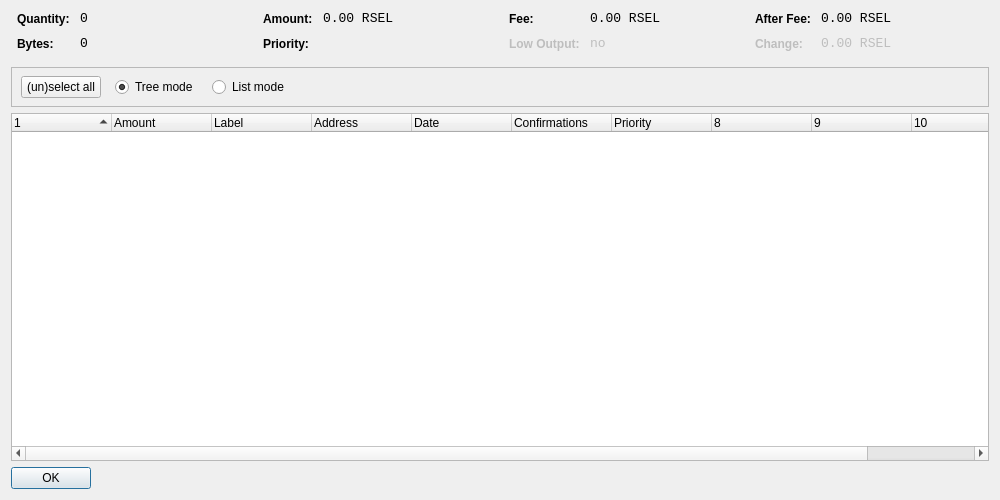
<?xml version="1.0" encoding="UTF-8"?>
<ui version="4.0">
 <class>CoinControlDialog</class>
 <widget class="QDialog" name="CoinControlDialog">
  <property name="geometry">
   <rect>
    <x>0</x>
    <y>0</y>
    <width>1000</width>
    <height>500</height>
   </rect>
  </property>
  <property name="windowTitle">
   <string>Coin Control</string>
  </property>
  <layout class="QVBoxLayout" name="verticalLayout">
   <item>
    <layout class="QHBoxLayout" name="horizontalLayoutTop" stretch="0,0,0,0">
     <property name="topMargin">
      <number>0</number>
     </property>
     <property name="bottomMargin">
      <number>10</number>
     </property>
     <item>
      <layout class="QFormLayout" name="formLayoutCoinControl1">
       <property name="horizontalSpacing">
        <number>10</number>
       </property>
       <property name="verticalSpacing">
        <number>10</number>
       </property>
       <property name="leftMargin">
        <number>6</number>
       </property>
       <property name="rightMargin">
        <number>6</number>
       </property>
       <item row="0" column="0">
        <widget class="QLabel" name="labelCoinControlQuantityText">
         <property name="styleSheet">
          <string notr="true">font-weight:bold;</string>
         </property>
         <property name="text">
          <string>Quantity:</string>
         </property>
        </widget>
       </item>
       <item row="0" column="1">
        <widget class="QLabel" name="labelCoinControlQuantity">
         <property name="font">
          <font>
           <family>Monospace</family>
           <pointsize>10</pointsize>
          </font>
         </property>
         <property name="cursor">
          <cursorShape>IBeamCursor</cursorShape>
         </property>
         <property name="contextMenuPolicy">
          <enum>Qt::ActionsContextMenu</enum>
         </property>
         <property name="text">
          <string notr="true">0</string>
         </property>
         <property name="textInteractionFlags">
          <set>Qt::LinksAccessibleByMouse|Qt::TextSelectableByKeyboard|Qt::TextSelectableByMouse</set>
         </property>
        </widget>
       </item>
       <item row="1" column="0">
        <widget class="QLabel" name="labelCoinControlBytesText">
         <property name="styleSheet">
          <string notr="true">font-weight:bold;</string>
         </property>
         <property name="text">
          <string>Bytes:</string>
         </property>
        </widget>
       </item>
       <item row="1" column="1">
        <widget class="QLabel" name="labelCoinControlBytes">
         <property name="font">
          <font>
           <family>Monospace</family>
           <pointsize>10</pointsize>
          </font>
         </property>
         <property name="cursor">
          <cursorShape>IBeamCursor</cursorShape>
         </property>
         <property name="contextMenuPolicy">
          <enum>Qt::ActionsContextMenu</enum>
         </property>
         <property name="text">
          <string notr="true">0</string>
         </property>
         <property name="textInteractionFlags">
          <set>Qt::LinksAccessibleByMouse|Qt::TextSelectableByKeyboard|Qt::TextSelectableByMouse</set>
         </property>
        </widget>
       </item>
      </layout>
     </item>
     <item>
      <layout class="QFormLayout" name="formLayoutCoinControl2">
       <property name="horizontalSpacing">
        <number>10</number>
       </property>
       <property name="verticalSpacing">
        <number>10</number>
       </property>
       <property name="leftMargin">
        <number>6</number>
       </property>
       <property name="rightMargin">
        <number>6</number>
       </property>
       <item row="0" column="0">
        <widget class="QLabel" name="labelCoinControlAmountText">
         <property name="styleSheet">
          <string notr="true">font-weight:bold;</string>
         </property>
         <property name="text">
          <string>Amount:</string>
         </property>
        </widget>
       </item>
       <item row="0" column="1">
        <widget class="QLabel" name="labelCoinControlAmount">
         <property name="font">
          <font>
           <family>Monospace</family>
           <pointsize>10</pointsize>
          </font>
         </property>
         <property name="cursor">
          <cursorShape>IBeamCursor</cursorShape>
         </property>
         <property name="contextMenuPolicy">
          <enum>Qt::ActionsContextMenu</enum>
         </property>
         <property name="text">
          <string notr="true">0.00 RSEL</string>
         </property>
         <property name="textInteractionFlags">
          <set>Qt::LinksAccessibleByMouse|Qt::TextSelectableByKeyboard|Qt::TextSelectableByMouse</set>
         </property>
        </widget>
       </item>
       <item row="1" column="0">
        <widget class="QLabel" name="labelCoinControlPriorityText">
         <property name="styleSheet">
          <string notr="true">font-weight:bold;</string>
         </property>
         <property name="text">
          <string>Priority:</string>
         </property>
        </widget>
       </item>
       <item row="1" column="1">
        <widget class="QLabel" name="labelCoinControlPriority">
         <property name="font">
          <font>
           <family>Monospace</family>
           <pointsize>10</pointsize>
          </font>
         </property>
         <property name="cursor">
          <cursorShape>IBeamCursor</cursorShape>
         </property>
         <property name="contextMenuPolicy">
          <enum>Qt::ActionsContextMenu</enum>
         </property>
         <property name="text">
          <string/>
         </property>
         <property name="textInteractionFlags">
          <set>Qt::LinksAccessibleByMouse|Qt::TextSelectableByKeyboard|Qt::TextSelectableByMouse</set>
         </property>
        </widget>
       </item>
      </layout>
     </item>
     <item>
      <layout class="QFormLayout" name="formLayoutCoinControl3">
       <property name="horizontalSpacing">
        <number>10</number>
       </property>
       <property name="verticalSpacing">
        <number>10</number>
       </property>
       <property name="leftMargin">
        <number>6</number>
       </property>
       <property name="rightMargin">
        <number>6</number>
       </property>
       <item row="0" column="0">
        <widget class="QLabel" name="labelCoinControlFeeText">
         <property name="styleSheet">
          <string notr="true">font-weight:bold;</string>
         </property>
         <property name="text">
          <string>Fee:</string>
         </property>
        </widget>
       </item>
       <item row="0" column="1">
        <widget class="QLabel" name="labelCoinControlFee">
         <property name="font">
          <font>
           <family>Monospace</family>
           <pointsize>10</pointsize>
          </font>
         </property>
         <property name="cursor">
          <cursorShape>IBeamCursor</cursorShape>
         </property>
         <property name="contextMenuPolicy">
          <enum>Qt::ActionsContextMenu</enum>
         </property>
         <property name="text">
          <string notr="true">0.00 RSEL</string>
         </property>
         <property name="textInteractionFlags">
          <set>Qt::LinksAccessibleByMouse|Qt::TextSelectableByKeyboard|Qt::TextSelectableByMouse</set>
         </property>
        </widget>
       </item>
       <item row="1" column="0">
        <widget class="QLabel" name="labelCoinControlLowOutputText">
         <property name="enabled">
          <bool>false</bool>
         </property>
         <property name="styleSheet">
          <string notr="true">font-weight:bold;</string>
         </property>
         <property name="text">
          <string>Low Output:</string>
         </property>
        </widget>
       </item>
       <item row="1" column="1">
        <widget class="QLabel" name="labelCoinControlLowOutput">
         <property name="enabled">
          <bool>false</bool>
         </property>
         <property name="font">
          <font>
           <family>Monospace</family>
           <pointsize>10</pointsize>
          </font>
         </property>
         <property name="cursor">
          <cursorShape>IBeamCursor</cursorShape>
         </property>
         <property name="contextMenuPolicy">
          <enum>Qt::ActionsContextMenu</enum>
         </property>
         <property name="text">
          <string notr="true">no</string>
         </property>
         <property name="textInteractionFlags">
          <set>Qt::LinksAccessibleByMouse|Qt::TextSelectableByKeyboard|Qt::TextSelectableByMouse</set>
         </property>
        </widget>
       </item>
      </layout>
     </item>
     <item>
      <layout class="QFormLayout" name="formLayoutCoinControl4">
       <property name="horizontalSpacing">
        <number>10</number>
       </property>
       <property name="verticalSpacing">
        <number>10</number>
       </property>
       <property name="leftMargin">
        <number>6</number>
       </property>
       <property name="rightMargin">
        <number>6</number>
       </property>
       <item row="0" column="0">
        <widget class="QLabel" name="labelCoinControlAfterFeeText">
         <property name="styleSheet">
          <string notr="true">font-weight:bold;</string>
         </property>
         <property name="text">
          <string>After Fee:</string>
         </property>
        </widget>
       </item>
       <item row="0" column="1">
        <widget class="QLabel" name="labelCoinControlAfterFee">
         <property name="font">
          <font>
           <family>Monospace</family>
           <pointsize>10</pointsize>
          </font>
         </property>
         <property name="cursor">
          <cursorShape>IBeamCursor</cursorShape>
         </property>
         <property name="contextMenuPolicy">
          <enum>Qt::ActionsContextMenu</enum>
         </property>
         <property name="text">
          <string notr="true">0.00 RSEL</string>
         </property>
         <property name="textInteractionFlags">
          <set>Qt::LinksAccessibleByMouse|Qt::TextSelectableByKeyboard|Qt::TextSelectableByMouse</set>
         </property>
        </widget>
       </item>
       <item row="1" column="0">
        <widget class="QLabel" name="labelCoinControlChangeText">
         <property name="enabled">
          <bool>false</bool>
         </property>
         <property name="styleSheet">
          <string notr="true">font-weight:bold;</string>
         </property>
         <property name="text">
          <string>Change:</string>
         </property>
        </widget>
       </item>
       <item row="1" column="1">
        <widget class="QLabel" name="labelCoinControlChange">
         <property name="enabled">
          <bool>false</bool>
         </property>
         <property name="font">
          <font>
           <family>Monospace</family>
           <pointsize>10</pointsize>
          </font>
         </property>
         <property name="cursor">
          <cursorShape>IBeamCursor</cursorShape>
         </property>
         <property name="contextMenuPolicy">
          <enum>Qt::ActionsContextMenu</enum>
         </property>
         <property name="text">
          <string notr="true">0.00 RSEL</string>
         </property>
         <property name="textInteractionFlags">
          <set>Qt::LinksAccessibleByMouse|Qt::TextSelectableByKeyboard|Qt::TextSelectableByMouse</set>
         </property>
        </widget>
       </item>
      </layout>
     </item>
    </layout>
   </item>
   <item>
    <widget class="QFrame" name="frame">
     <property name="minimumSize">
      <size>
       <width>0</width>
       <height>40</height>
      </size>
     </property>
     <property name="frameShape">
      <enum>QFrame::StyledPanel</enum>
     </property>
     <property name="frameShadow">
      <enum>QFrame::Sunken</enum>
     </property>
     <widget class="QWidget" name="horizontalLayoutWidget">
      <property name="geometry">
       <rect>
        <x>10</x>
        <y>0</y>
        <width>781</width>
        <height>41</height>
       </rect>
      </property>
      <layout class="QHBoxLayout" name="horizontalLayoutPanel" stretch="0,0,0,0,0">
       <property name="spacing">
        <number>14</number>
       </property>
       <item>
        <widget class="QPushButton" name="pushButtonSelectAll">
         <property name="sizePolicy">
          <sizepolicy hsizetype="Maximum" vsizetype="Fixed">
           <horstretch>0</horstretch>
           <verstretch>0</verstretch>
          </sizepolicy>
         </property>
         <property name="text">
          <string>(un)select all</string>
         </property>
        </widget>
       </item>
       <item>
        <widget class="QRadioButton" name="radioTreeMode">
         <property name="sizePolicy">
          <sizepolicy hsizetype="Maximum" vsizetype="Fixed">
           <horstretch>0</horstretch>
           <verstretch>0</verstretch>
          </sizepolicy>
         </property>
         <property name="text">
          <string>Tree mode</string>
         </property>
         <property name="checked">
          <bool>true</bool>
         </property>
        </widget>
       </item>
       <item>
        <widget class="QRadioButton" name="radioListMode">
         <property name="sizePolicy">
          <sizepolicy hsizetype="Maximum" vsizetype="Fixed">
           <horstretch>0</horstretch>
           <verstretch>0</verstretch>
          </sizepolicy>
         </property>
         <property name="text">
          <string>List mode</string>
         </property>
        </widget>
       </item>
       <item>
        <spacer name="horizontalSpacer">
         <property name="orientation">
          <enum>Qt::Horizontal</enum>
         </property>
         <property name="sizeHint" stdset="0">
          <size>
           <width>40</width>
           <height>20</height>
          </size>
         </property>
        </spacer>
       </item>
      </layout>
     </widget>
    </widget>
   </item>
   <item>
    <widget class="CoinControlTreeWidget" name="treeWidget">
     <property name="contextMenuPolicy">
      <enum>Qt::CustomContextMenu</enum>
     </property>
     <property name="sortingEnabled">
      <bool>false</bool>
     </property>
     <property name="columnCount">
      <number>11</number>
     </property>
     <attribute name="headerShowSortIndicator" stdset="0">
      <bool>true</bool>
     </attribute>
     <attribute name="headerStretchLastSection">
      <bool>false</bool>
     </attribute>
     <column>
      <property name="text">
       <string/>
      </property>
     </column>
     <column>
      <property name="text">
       <string>Amount</string>
      </property>
     </column>
     <column>
      <property name="text">
       <string>Label</string>
      </property>
     </column>
     <column>
      <property name="text">
       <string>Address</string>
      </property>
     </column>
     <column>
      <property name="text">
       <string>Date</string>
      </property>
     </column>
     <column>
      <property name="text">
       <string>Confirmations</string>
      </property>
      <property name="toolTip">
       <string>Confirmed</string>
      </property>
     </column>
     <column>
      <property name="text">
       <string>Priority</string>
      </property>
     </column>
     <column>
      <property name="text">
       <string/>
      </property>
     </column>
     <column>
      <property name="text">
       <string/>
      </property>
     </column>
     <column>
      <property name="text">
       <string/>
      </property>
     </column>
     <column>
      <property name="text">
       <string/>
      </property>
     </column>
    </widget>
   </item>
   <item>
    <widget class="QDialogButtonBox" name="buttonBox">
     <property name="sizePolicy">
      <sizepolicy hsizetype="Maximum" vsizetype="Fixed">
       <horstretch>0</horstretch>
       <verstretch>0</verstretch>
      </sizepolicy>
     </property>
     <property name="orientation">
      <enum>Qt::Horizontal</enum>
     </property>
     <property name="standardButtons">
      <set>QDialogButtonBox::Ok</set>
     </property>
    </widget>
   </item>
  </layout>
 </widget>
 <customwidgets>
  <customwidget>
   <class>CoinControlTreeWidget</class>
   <extends>QTreeWidget</extends>
   <header>coincontroltreewidget.h</header>
  </customwidget>
 </customwidgets>
 <resources/>
 <connections/>
</ui>
